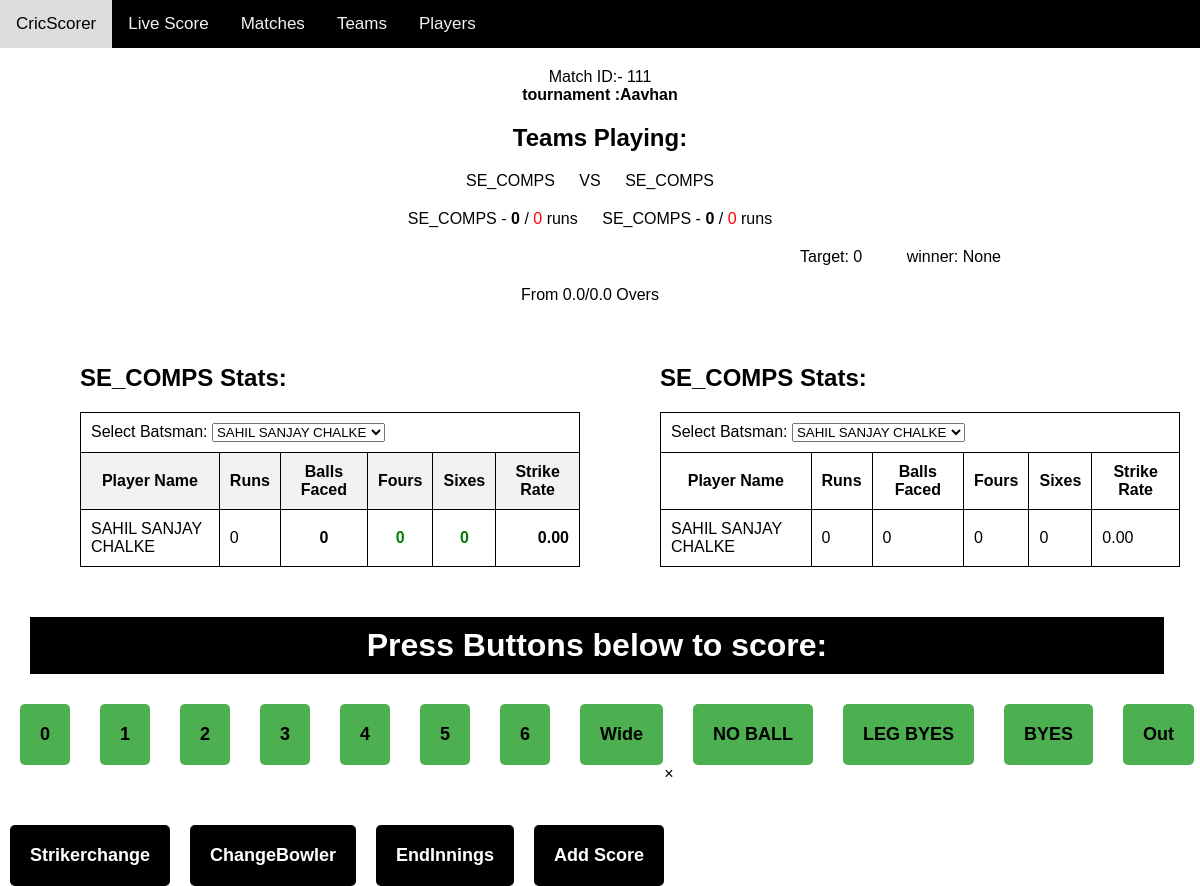
/scoring/111/, run on an earlier commit of the app's database.
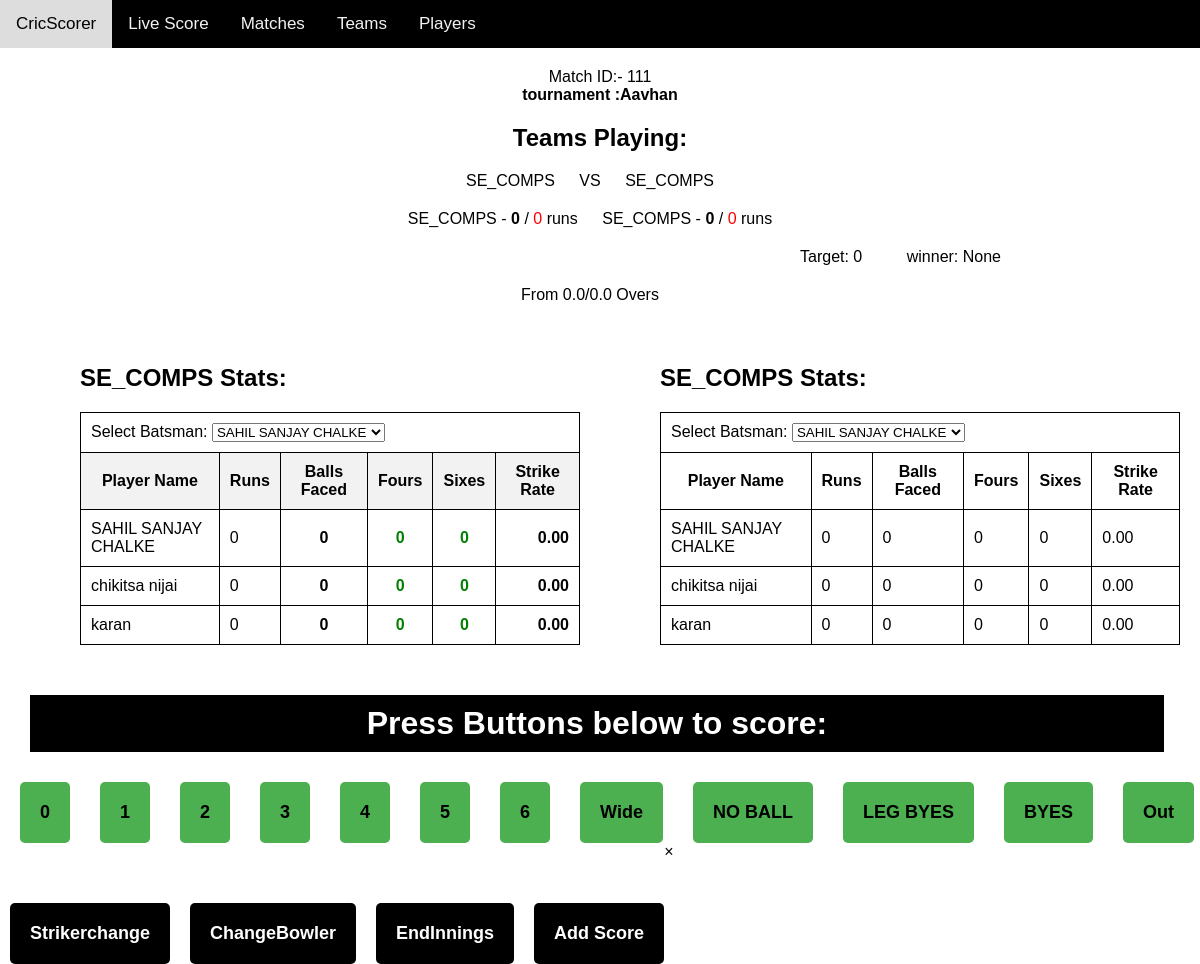
And on a later commit of the database.
### scoring/models.py (models this page shows, shortened)
class Makematch(models.Model):
    tournament_name = models.ForeignKey(
        Tournament, on_delete=models.CASCADE, blank=True, default=0)
    team_1 = models.ForeignKey(
        Team, related_name="team_1", on_delete=models.CASCADE)
    team_2 = models.ForeignKey(
        Team, related_name="team_2", on_delete=models.CASCADE)
    team_a_score = models.IntegerField(default=0)
    team_b_score = models.IntegerField(default=0)
    winner = models.ForeignKey(
        Team, related_name='winner', on_delete=models.CASCADE, null=True, blank=True)

class Tournament(models.Model):
    name = models.CharField(max_length=200, null=True)
    start_date = models.DateTimeField(null=True)
    end_date = models.DateTimeField(null=True)
    location = models.CharField(max_length=200, null=True)
    teams = models.ManyToManyField(
        'Team', blank=True, related_name='tournaments')

class Team(models.Model):
    name = models.CharField(max_length=200, unique=True)
    captian_name = models.CharField(max_length=200, null=True)
    def __str__(self):
        return self.name

class Player(models.Model):
    name = models.CharField(max_length=100)
    team = models.ForeignKey(Team, on_delete=models.CASCADE)
    captain = models.BooleanField(default=False)
    class Meta:
        unique_together = ('name', 'team',)

### scoring/views.py (the view)
# urls.py: path('', include('scoring.urls')),
def scoring(request, match_id):
    request.session['clear_storage'] = True
    match = get_object_or_404(Makematch, id=match_id)
    tournaments = Tournament.objects.all()
    team_a = match.team_1
    team_b = match.team_2
    team_a_batters = Player.objects.filter(team=team_a)
    team_b_batters = Player.objects.filter(team=team_b)
    team_a_bowlers = Batter.objects.filter(match=match, player__team=team_a)
    team_a_bowlers = Batter.objects.filter(match=match, player__team=team_b)
    tournaments = Tournament.objects.all()
    teams = Team.objects.all()
    context = {'tournaments': tournaments,
               'team_a': team_a,
               'team_b': team_b,
               'match': match,
               'team_a_batters': team_a_batters,
               'team_b_batters': team_b_batters,
               'team_a_bowlers': team_a_bowlers,
               'team_a_bowlers': team_a_bowlers,
               'tournaments': tournaments,
               }
    return render(request, 'scoring/Scoring.html', context)

### scoring/templates/scoring/Scoring.html (shortened to what this page needs)
{% load static %}
<!DOCTYPE html>
<html>
  <head>
    <link
      rel="stylesheet"
      type="text/css"
      href="{% static 'scoring/scoring.css' %}"
    />
  </head>
  <body>
    <nav class="navbar">
      <a class="active" href="{% url 'score'%}">CricScorer</a>
      <a href="#">Live Score</a>
      <a href="#">Matches</a>
      <a href="#">Teams</a>
      <a href="#">Players</a>
    </nav>
    <div id="teams">
      <div id="Matchid" data-match-id="{{ match.id }}">
        Match ID:- {{match.id}} {% for tournament in tournaments %}
        <br />
        <span name="tournament_name" id="tournament_name"
          >tournament :{{tournament.name}}</span
        >
        {% endfor %}
      </div>
      <h2>Teams Playing:</h2>
      <ul>
        <li>{{ match.team_1 }}</li>
        <li>VS</li>
        <li>{{ match.team_2 }}</li>
      </ul>
    </div>
    <div id="teams">
      <ul>
        <li>
          <span name="team-a-name" id="team-a-name">{{ match.team_1 }}</span> -
          <span name="team-a-runs" id="team-a-runs">0</span><span> /</span>
          <span id="team-a-wickets">0</span> runs
        </li>
        <li>
          <span name="team-b-name" id="team-b-name">{{ match.team_2 }}</span> -
          <span name="team-b-runs" id="team-b-runs">0</span> <span> /</span>
          <span id="team-b-wickets">0</span> runs
        </li>
      </ul>
    </div>
    <span style="padding-left: 800px">Target: <span id="Target">0</span></span>
    <span style="padding-left: 40px">winner: <span id="winner_id">None</span></span>
    <div id="overs">
      <ul>
        <li>From 0.0/0.0 Overs</li>
      </ul>
    </div>
<div class="container">
  <div id="batters-container">
    <h2>{{team_a}} Stats:</h2>
    <table>
      <tr>
        <td colspan="6">
          <label for="batsman-select">Select Batsman:</label>
          <select name="batsman-select" id="batsman-select">
            {% for batter in team_a_batters %}
            <option value="{{ batter.name }}">{{ batter.name }}</option>
            {% endfor %}
          </select>
        </td>
      </tr>
      <tr>
        <th>Player Name</th>
        <th>Runs</th>
        <th>Balls Faced</th>
        <th>Fours</th>
        <th>Sixes</th>
        <th>Strike Rate</th>
      </tr>
      <tbody>
        {% for batter in team_a_batters %}
        <tr class="batter-row" data-batter-name="{{ batter.name }}">
          <td>{{ batter.name }}</td>
          <td class="batter-runs">0</td>
          <td class="balls-faced">0</td>
          <td class="fours">0</td>
          <td class="sixes">0</td>
          <td class="strike-rate">0.00</td>
        </tr>
        {% endfor %}
      </tbody>
    </table>
  </div>
      <div id="bowlers-container">
        <h2>{{team_b}} Stats:</h2>
        <table>
          <tr>
            <td colspan="6">
              <label for="batsman-select">Select Batsman:</label>
              <select name="batsman-select" id="batsman-select">
                {% for batter in team_b_batters %}
                <option value="{{ batter.name }}">{{ batter.name }}</option>
                {% endfor %}
              </select>
            </td>
          </tr>
          <tr>
            <th>Player Name</th>
            <th>Runs</th>
            <th>Balls Faced</th>
            <th>Fours</th>
            <th>Sixes</th>
            <th>Strike Rate</th>
          </tr>
          <tbody>
            {% for batter in team_b_batters %}
            <tr class="batter-row" data-batter-name="{{ batter.name }}">
              <td>{{ batter.name }}</td>
              <td class="batter-runs">0</td>
              <td class="balls-faced">0</td>
              <td class="fours">0</td>
              <td class="sixes">0</td>
              <td class="strike-rate">0.00</td>
            </tr>
            {% endfor %}
          </tbody>
        </table>
    </div>
    <div>
      <h1>Press Buttons below to score:</h1>
      <div id="score-buttons">
        <button onclick="score(0)">0</button>
        <button onclick="score(1)">1</button>
        <button onclick="score(2)">2</button>
        <button onclick="score(3)">3</button>
        <button onclick="score(4)">4</button>
        <button onclick="score(5)">5</button>
        <button onclick="score(6)">6</button>
        <button onclick="widenNoball()">Wide</button>
        <button onclick="widenNoball()">NO BALL</button>
        <button onclick="LEGBYES()">LEG BYES</button>
        <button onclick="score(4)">BYES</button>
        <button onclick="wicket()">Out</button>
      </div>
    </div>
    <div id="editing-buttons">
      <button onclick="Strikerchange()">Strikerchange</button>
      <button onclick="ChangeBowler()">ChangeBowler</button>
      <button onclick="displayWinner()">EndInnings</button>
      <button id="add-score-button">Add Score</button>
    </div>
    <div id="myModal" class="modal">
      <div class="modal-content">
        <span class="close">&times;</span>
      </div>
    </div>
  </body>
</html>

### scoring/static/scoring/scoring.css (style rules this page uses)
body { font-family: Arial, sans-serif; margin: 0; padding: 0; }
.navbar { background-color: black; overflow: hidden; }
.navbar a { float: left; display: block; color: #f2f2f2; text-align: center; padding: 14px 16px; text-decoration: none; font-size: 17px; }
.active { background-color: #4caf50; color: white; }
h1 { text-align: center; }
#teams { margin: 20px; text-align: center; }
#teams ul { list-style: none; padding: 0; margin: 0; display: inline-block; }
#teams li { display: inline-block; margin-right: 20px; }
#overs { margin: 20px; text-align: center; }
#overs ul { list-style: none; padding: 0; margin: 0; display: inline-block; }
#overs li { display: inline-block; margin-right: 20px; }
#team-a-runs, #team-b-runs { font-weight: bold; }
#team-a-wickets, #team-b-wickets { color: red; }
#batters-container { width: 50%; padding: 20px; box-sizing: border-box; float: left; }
#batters-container table { border-collapse: collapse; margin-left: 60px; }
#batters-container th, #batters-container td { border: 1px solid black; padding: 10px; }
#batters-container th { background-color: #f2f2f2; }
#batters-container td.runs, #batters-container td.balls-faced, #batters-container td.fours, #batters-container td.sixes, #batters-container td.strike-rate { font-weight: bold; }
#batters-container td.runs, #batters-container td.balls-faced, #batters-container td.fours, #batters-container td.sixes { text-align: center; }
#batters-container td.strike-rate { text-align: right; }
#batters-container td.fours, #batters-container td.sixes { color: green; }
#batters-container h2 { margin-left: 60px; }
#bowlers-container table { border-collapse: collapse; margin-left: 40px; }
#bowlers-container h2 { margin-left: 40px; }
#bowlers-container { width: 50%; padding: 20px; box-sizing: border-box; float: left; }
#bowlers-container th, #bowlers-container td { border: 1px solid black; padding: 10px; }
.container { display: flex; flex-wrap: wrap; }
h1 { text-align: center; padding: 10px; background-color: black; color: #fff; margin: 30px; }
#score-buttons { display: flex; justify-content: center; align-items: center; gap: 10px; margin-top: 20px; }
#score-buttons button { padding: 20px; border: none; border-radius: 5px; font-size: 18px; font-weight: bold; background-color: #4caf50; color: black; cursor: pointer; margin-left: 20px; }
#editing-buttons { display: flex; justify-content: center; align-items: center; gap: 10px; margin-top: 60px; }
#editing-buttons button { padding: 20px; border: none; border-radius: 5px; font-size: 18px; font-weight: bold; background-color: black; color: white; cursor: pointer; margin-left: 10px; }

### scoring/templates/scoring/Scoring.html (style rules this page uses)
#tournament_name { font-weight: bold; }

What changed in the data, as far as the page shows it:
added Player: name "chikitsa nijai"
added Player: name "karan"
